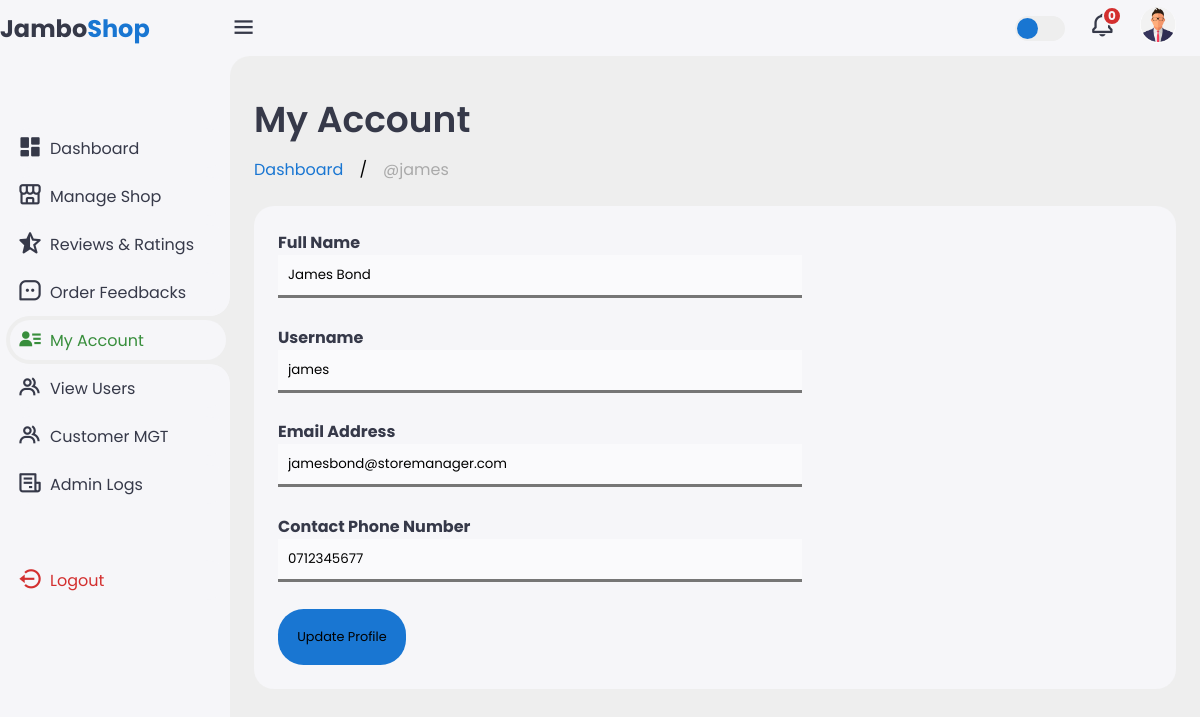
/admin/Admin Dashboard/admin_profile.php?my_account (signed in), run on the app's committed database.
### tables this page shows
CREATE TABLE `admin_table` (
  `admin_id` int(11) NOT NULL,
  `full_name` varchar(255) NOT NULL,
  `user_name` varchar(255) NOT NULL,
  `gender` varchar(100) NOT NULL,
  `d_o_b` date NOT NULL,
  `email` varchar(255) NOT NULL,
  `contact_number` varchar(100) NOT NULL,
  `password` varchar(255) NOT NULL,
  `role` varchar(100) NOT NULL,
  `created_at` timestamp NOT NULL DEFAULT current_timestamp() ON UPDATE current_timestamp(),
  `updated_at` timestamp NOT NULL DEFAULT current_timestamp(),
  `last_login` datetime NOT NULL,
  `profile_image` varchar(255) NOT NULL,
  `status` varchar(100) NOT NULL
);

### admin/Admin Dashboard/my_account.php (the view, shortened to what this page needs)
<div class="header">
    <div class="left">
        <h1>My Account</h1>
        <ul class="breadcrumb">
          <?php
            if ($role == 'admin') { ?>
              <li><a href="admin_profile.php">
                      Dashboard
                  </a></li>
              /
          <?php } else { ?>
                  <li><a href="admin_profile.php?store_manager">
                        Dashboard
                      </a></li>
                  /
          <?php } ?>
          <li><a href="#" class="active">@<?php echo $_SESSION['admin'] ?></a></li>
        </ul>
    </div>
</div>
<div class="bottom-data">
  <div class="orders">
    <form id="edit_account" method="post" enctype="multipart/form-data">
      <?php
        if ($role == 'admin') { ?>
         <p>
           <label for="profile_img">Profile Image</label><br>
           <input type="file" id="profile_img" name="profile_img">
         </p>
         <p>
           <label for="full_name">Full Name</label><br>
           <input type="text" name="full_name" value="<?php echo $row_admin['full_name'] ?>" id="full_name" autocomplete="off" required>
         </p>
        <p>
          <label for="username">Username</label><br>
          <input type="text" name="username" value="<?php echo $row_admin['user_name'] ?>" id="username" autocomplete="off" required>
        </p>
        <p>
          <label for="email">Email Address</label><br>
          <input type="email" name="email" value="<?php echo $row_admin['email'] ?>" id="email" autocomplete="off" required>
        </p>
        <p>
          <label for="contact_number">Contact Phone Number <span></span></label> <br>
          <input
           type="tel"
           name="contact_number"
           value="<?php echo $row_admin['contact_number'] ?>"
           id="contact_number"
           pattern="[0-9]{10}"
           title="Please enter correct phone number"
           autocomplete="off"
           required>
        </p>
       <?php } else { ?>
         <p>
           <label for="full_name">Full Name</label><br>
           <input type="text" name="full_name" value="<?php echo $row_admin['full_name'] ?>" id="full_name" autocomplete="off" readonly>
         </p>
        <p>
          <label for="username">Username</label><br>
          <input type="text" name="username" value="<?php echo $row_admin['user_name'] ?>" id="username" autocomplete="off" required>
        </p>
        <p>
          <label for="email">Email Address</label><br>
          <input type="email" name="email" value="<?php echo $row_admin['email'] ?>" id="email" autocomplete="off" readonly>
        </p>
        <p>
          <label for="contact_number">Contact Phone Number <span></span></label> <br>
          <input
           type="tel"
           name="contact_number"
           value="<?php echo $row_admin['contact_number'] ?>"
           id="contact_number"
           pattern="[0-9]{10}"
           title="Please enter correct phone number"
           autocomplete="off"
           required>
        </p>
       <?php } ?>
      <div class="primary-checkout" id="submitContainer">
       <input type="submit" name="change_profile" value="Update Profile" id="change_profile">
      </div>
    </form>
  </div>
</div>

### admin/Admin Dashboard/admin_profile.php (shortened to what this page needs)
<?php
  include('../../functions/common_functions.php');
  if (!isset($_SESSION['admin'])) {
    echo "<script>window.open('../admin_login.php','_self');</script>";
  } else {
    $admin = $_SESSION['admin'];
    $select_details = "SELECT * FROM admin_table WHERE user_name='$admin'";
    $exe_query = mysqli_query($conn, $select_details);
    $row_admin = mysqli_fetch_assoc($exe_query);
    $role = $row_admin['role'];
  }
  $delayed_orders_query = "
                            SELECT
                                uo.order_id,
                                uo.user_id,
                                uo.invoice_number,
                                uo.order_date,
                                uo.expected_date,
                                uo.order_status
                            FROM
                                user_orders uo
                            WHERE
                                uo.expected_date <= NOW()
                                AND uo.order_status != 'delivered'
                                AND uo.order_status != 'complete'
                                AND uo.order_status != 'cancelled'
                        ";
  $delayed_orders_result = mysqli_query($conn, $delayed_orders_query);
  $notification_rows = mysqli_num_rows($delayed_orders_result);
  $low_stock_query = "
      SELECT
          product_id,
          product_title,
          instock
      FROM
          products
      WHERE
          instock <= 5
  ";
  $low_stock_result = mysqli_query($conn, $low_stock_query);
  $low_stock_rows = mysqli_num_rows($low_stock_result);
 ?>
<!DOCTYPE html>
<html lang="en">
<head>
    <link href='https://unpkg.com/boxicons@2.1.4/css/boxicons.min.css' rel='stylesheet'>
    <link rel="stylesheet" href="style.css">
</head>
<body class="<?= isset($_SESSION['dark_mode']) && $_SESSION['dark_mode'] === 'dark' ? 'dark' : '' ?>">
    <div class="sidebar">
        <a href="#" class="logo">
            <div class="logo-name"><span>Jambo</span>Shop</div>
        </a>
        <ul class="side-menu">
          <?php
            if ($role == 'store_manager') { ?>
              <li><a href="admin_profile.php?store_manager"><i class='bx bxs-dashboard'></i>Dashboard</a></li>
              <li><a href="../index.php"><i class='bx bx-store-alt'></i>Manage Shop</a></li>
              <li><a href="admin_profile.php?reviews_ratings"><i class='bx bxs-star-half'></i> Reviews & Ratings</a></li>
              <li>
                <a href="admin_profile.php?order_feedbacks"><i class='bx bx-message-square-dots'></i>Order Feedbacks</a>
              </li>
              <li><a href="admin_profile.php?my_account"><i class='bx bxs-user-detail'></i>My Account</a></li>
              <li><a href="admin_profile.php?manage_users"><i class='bx bx-group'></i>View Users</a></li>
              <li><a href="admin_profile.php?manage_customers"><i class='bx bx-group'></i>Customer MGT</a></li>
              <li><a href="admin_profile.php?adm_logs"><i class='bx bx-receipt'></i></i>Admin Logs</a></li>
          <?php } ?>
        </ul>
        <ul class="side-menu">
            <li>
                <a href="admin_logout.php" class="logout">
                    <i class='bx bx-log-out-circle'></i>
                    Logout
                </a>
            </li>
        </ul>
    </div>
    <div class="content">
        <nav>
            <i class='bx bx-menu'></i>
            <label for="theme-toggle" class="theme-toggle"></label>
            <a href="#" class="notif">
                <i class='bx bx-bell'></i>
                <span class="count"><?php echo $notification_rows + $low_stock_rows ?></span>
            </a>
            <a href="#" class="profile">
                <img src="admin_imgs/<?php echo $row_admin['profile_image'] ?>">
            </a>
        </nav>
        <main>
          <?php
            if (isset($_GET['my_account'])) {
              include('my_account.php');
            }
           ?>
        </main>
    </div>
</body>
</html>

### data on the page
admin_table: profile_image (picture), full_name "James Bond", username "james", email "jamesbond@storemanager.com", contact_number "0712345677"

### other printed values
$notification_rows + $low_stock_rows "0"
$_SESSION['admin'] "james"
